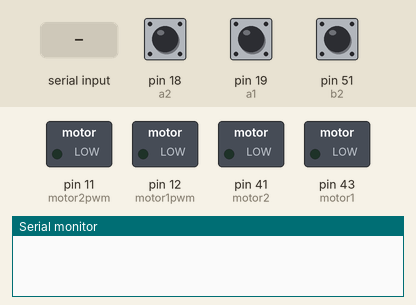
This sketch was run on a simulated Arduino Mega 2560, built with avr-gcc and run on an emulated ATmega2560. Shown: switched loads named in the sketch (green lamp = pin HIGH), the last lines printed to the serial monitor. The inputs (shaded band) are chosen by the test bench; at power-on: pin 18 (a2) HIGH, pin 19 (a1) HIGH, pin 51 (b2) HIGH.

Above: at 0.9 s.
1.0 s: "1\n" received over Serial
At 1.4 s:
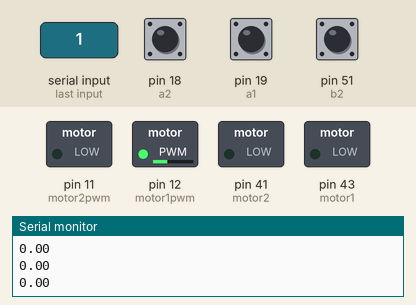
2.5 s: pin 18 (a2) pulled LOW for 0.15 s
Timing chart, 0 to 5.5 s (numbered marks = the images above; inputs shaded):
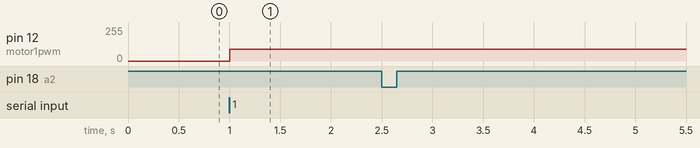

The sketch:

MoveTest1.ino
```cpp
#include <PinChangeInt.h>

#define motor1  43
#define motor1pwm  12
#define motor2  41
#define motor2pwm  11
int A_1 = 4, A_2 = 5;

#define a1 19
#define b1 A3
#define a2 18
#define b2 51
//bool state1 = true, state2 = true;
double a = 26.0, b = 23.4, c = 0;
double d, y;

float pwmx1=90, pwmx2=45, pwmx4=150;
float theta1c=0, theta2c=0, zeroError1 = 69.513, zeroError2=51.58, minAngle1 = 21.6, minAngle2 = 28.5;  //53.728  42.68
int x;

volatile int temp1, counter1 = 0;
volatile int temp2, counter2 = 0;

void setup() {
  Serial.begin(9600);

  pinMode(a1, INPUT_PULLUP);
  pinMode(b1, INPUT_PULLUP);
  attachInterrupt(A_1, ai1, CHANGE);
//  state1 = digitalRead(a1);

  pinMode(a2, INPUT_PULLUP);
  pinMode(b2, INPUT_PULLUP);
  attachInterrupt(A_2, ai2, CHANGE);
//  state2 = digitalRead(a2);

  pinMode(motor1, OUTPUT);
  pinMode(motor1pwm, OUTPUT);
  pinMode(motor2, OUTPUT);
  pinMode(motor2pwm, OUTPUT);
  d = 2;
  y = -45;
  c = sqrt(d*d + y*y);
  double theta = atan(abs(y/d))*90/acos(0);
  zeroError1 = theta - cosine1();
  if(d>0){
    zeroError1 = 180 - theta - cosine1();
  }
  zeroError2 = 180 - cosine2();
  while(!Serial.available())
  {
//    x = Serial.parseInt();
  }
  x = Serial.parseInt();
}

void loop()
{
    if (x) {
      if (x < 3)
      {
        digitalWrite(motor1, x - 1 );
        if(x==1)
        analogWrite(motor1pwm, pwmx1);
        else
        analogWrite(motor1pwm, pwmx2);

      }
      if(x == 3 || (-theta1c+minAngle1)>zeroError1){                   //53.728
        analogWrite(motor1pwm, 0);
        x=3;
      }
      if(x>3 && x<6){
        digitalWrite(motor2, x - 4 );
        analogWrite(motor2pwm , pwmx4);
//        Serial.println("2");
      }
      if(x == 6 || (-theta2c + minAngle2)>zeroError2){               //42.68
//        Serial.println("3");
        analogWrite(motor2pwm , 0);
        x=6;
      }
    }
    Serial.println(theta1c);


  //Convert Encoder Output into angle
      if ( counter1 != temp1){
        temp1 = counter1;
        if (counter1 > 1200) {
          counter1 = 0;
         }
        theta1c = (counter1 * 0.3);
        Serial.println ("theta1");
        Serial.println (theta1c);
      }
      if ( counter2 != temp2){
        temp2 = counter2;

        if (counter2 > 1200){
          counter2 = 0;
        }
        theta2c = (counter2 * 0.3);
        Serial.println ("theta2");
        Serial.println (theta2c);
      }
}

// Encoder1
void ai1() {
  if (digitalRead(b1) == !digitalRead(a1)) {
    counter1++;
  } else {
    counter1--;
  }
//  state1 = !state1;
}

//  Encoder2
void ai2(){
  if (digitalRead(b2) == !digitalRead(a2)) {
    counter2++;
  } else {
    counter2--;
  }
//  state2 = !state2;
}

double cosine1(){
  return (acos((a*a + c*c - b*b)/(2*a*c)))*90/acos(0);
}

double cosine2(){
  return (acos((a*a + b*b - c*c)/(2*a*b)))*90/acos(0);
}
```

Measured:
- after the input at 1.0 s, pin 12 (motor1pwm): 0/255 → 90/255 at once
